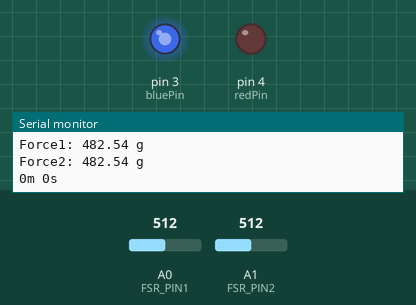
This sketch was run on a simulated Arduino Uno, built with avr-gcc and run on an emulated ATmega328P. Shown: output pins drawn as LEDs (lit = HIGH), the last lines printed to the serial monitor. The test bench sets the inputs (shaded band); at power-on: A0 (FSR_PIN1) = 512, A1 (FSR_PIN2) = 512.

Above: at 1.3 s.
1.4 s: A0 (FSR_PIN1) set to 404
2.9 s: A0 (FSR_PIN1) set to 378
At 3.3 s:
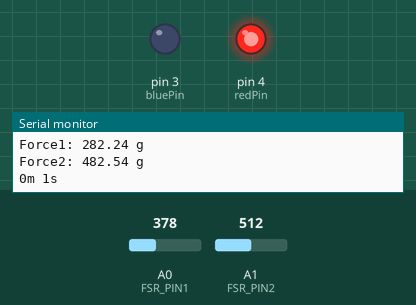
8.5 s: A0 (FSR_PIN1) set to 511
At 8.9 s:
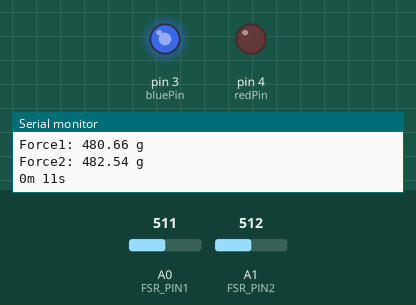
11.5 s: A0 (FSR_PIN1) set to 306
At 11.9 s:
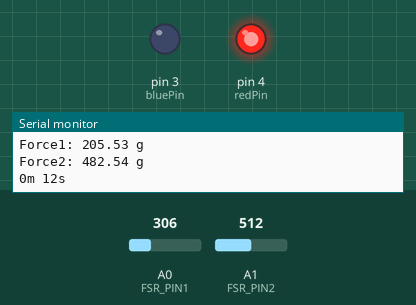
Timing chart, 0 to 14.0 s (numbered marks = the images above; inputs shaded):
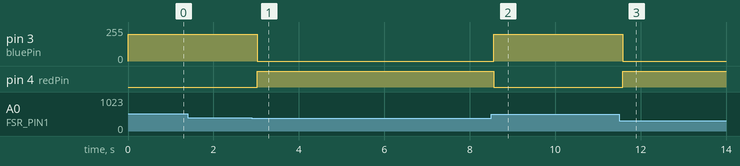

Measured:
- the behaviour switches between 393 and 392 on A0 (FSR_PIN1) (found by bisection; images 0 and 1)
- after the input at 2.9 s, pin 3 (bluePin): 200/255 → 0/255 after 0.12 s; pin 4 (redPin): LOW → HIGH after 0.12 s
- after the input at 8.5 s, pin 3 (bluePin): 0/255 → 200/255 after 0.06 s; pin 4 (redPin): HIGH → LOW after 0.06 s
- after the input at 11.5 s, pin 3 (bluePin): 200/255 → 0/255 after 0.08 s; pin 4 (redPin): LOW → HIGH after 0.08 s

The sketch:

ProTech_Helmet.ino.ino
```cpp
const int redPin = 4;
const int bluePin = 3;
const int FSR_PIN1 = A0;// Pin connected to FSR/resistor divider
const int FSR_PIN2 = A1;// Pin connected to FSR/resistor divider

// Measure the voltage at 5V and resistance of your 3.3k resistor, and enter
// their value's below:
const float VCC = 4.98; // Measured voltage of Ardunio 5V line
const float R_DIV = 3230.0; // Measured resistance of 3.3k resistor
  int counts = 0;
  int countm = 0;
  int counth = 0;
  int previousState = 0;
  int currentState = 0;

void setup()
{
  Serial.begin(115200);
  pinMode(FSR_PIN1, INPUT);
  pinMode(FSR_PIN2, INPUT);
  pinMode(redPin, OUTPUT);
  pinMode(bluePin, OUTPUT);
}

void loop()
{
  int fsrADC1 = analogRead(FSR_PIN1);
  int fsrADC2 = analogRead(FSR_PIN2);
  // If the FSR has no pressure, the resistance will be
  // near infinite. So the voltage should be near 0.
   (fsrADC1 != 0); // If the analog reading is non-zero
   (fsrADC2 != 0);

  {
    // Use ADC reading to calculate voltage:
    float fsrV1 = fsrADC1 * VCC / 1023.0;
    float fsrV2 = fsrADC2 * VCC / 1023.0;
    // Use voltage and static resistor value to
    // calculate FSR resistance:
    float fsrR1 = R_DIV * (VCC / fsrV1 - 1.0);
    float fsrR2 = R_DIV * (VCC / fsrV2 - 1.0);
    Serial.println("Resistance: " + String(fsrR1) + " ohms");
    Serial.println("Resistance: " + String(fsrR2) + " ohms");
    // Guesstimate force based on slopes in figure 3 of
    // FSR datasheet:

    float force1;
    float force2;
    float fsrG1 = 1.0 / fsrR1; // Calculate conductance
    float fsrG2 = 1.0 / fsrR2;
    // Break parabolic curve down into two linear slopes:
    {
    if (fsrR1 <= 600)
      force1 = (fsrG1 - 0.00075) / 0.00000032639;
    else
      force1 =  fsrG1 / 0.000000642857;
    }
    {
    if (fsrR2 <= 600)
      force2 = (fsrG2 - 0.00075) / 0.00000032639;
    else
      force2 = fsrG2 / 0.000000642857;
    }
    Serial.println("Force1: " + String(force1) + " g");
    Serial.println("Force2: " + String(force2) + " g");
    {
      if (force1 < 300 || force2 < 3)
      {
        analogWrite(redPin,200);
        analogWrite(bluePin,0);
        currentState = 1;
      }
      else if (force1 >= 300 && force2 >= 3)
      {
        analogWrite(redPin,0);
        analogWrite(bluePin,200);
        currentState = 0;
      }
      }

      {
        if (currentState != previousState) {
          if (currentState == 1) {
            counts++;
          if (counts >= 60){
           counts = 0;
           countm++;
          }
          }
        }
        }
        }
    Serial.println(String(countm)+ "m " + String(counts)+ "s ");
    Serial.println();

    delay(500);
  }
```
